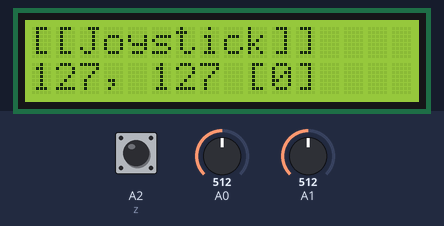
A sketch run on a simulated Arduino Uno, built with avr-gcc and run on an emulated ATmega328P. On the bench: 16×2 character LCD. The test bench sets the inputs (shaded band); at power-on: A0 = 512, A1 = 512, A2 (z) HIGH.

Above: at 1.2 s.
1.3 s: A0 set to 716
At 2.3 s:
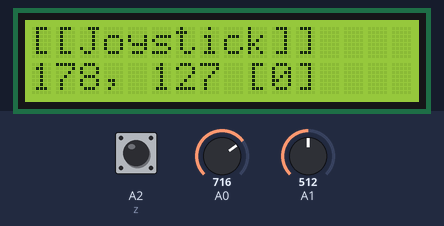
2.8 s: A1 set to 716
At 3.4 s:
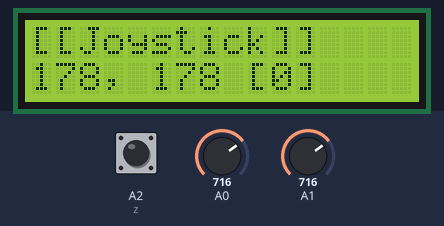
4.3 s: A2 (z) pulled LOW for 0.15 s
At 4.42 s:
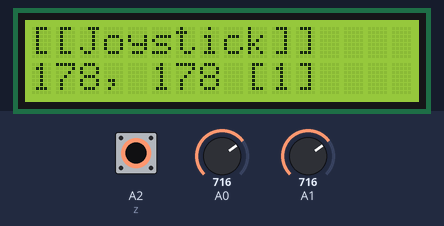
5.9 s: A0 set to 900
At 7.0 s:
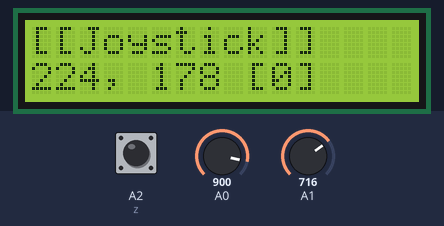
7.4 s: A2 (z) pulled LOW for 1 s
At 8.1 s:
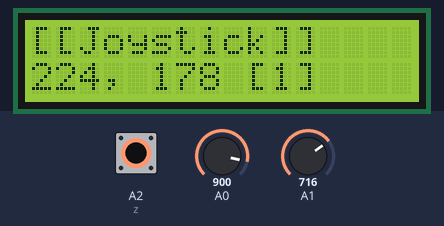
9.9 s: A1 set to 900
At 11.2 s:
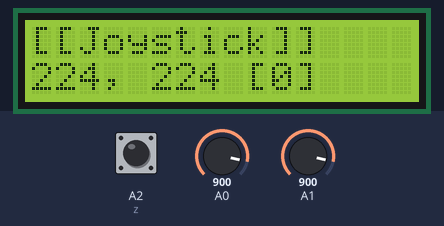
Timing chart, 0 to 12.4 s (numbered marks = the images above; inputs shaded):
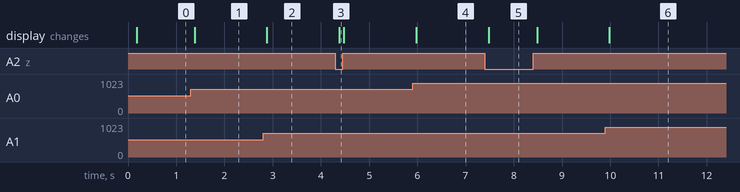

Measured:
- after the input at 1.3 s, the display: changes after 0.08 s (image 1)
- after the input at 2.8 s, the display: changes after 0.08 s (image 2)
- after the input at 4.3 s, the display: changes after 0.08 s (image 3)
- after the input at 5.9 s, the display: changes after 0.08 s (image 4)
- after the input at 7.4 s, the display: changes after 0.08 s (image 5)
- after the input at 9.9 s, the display: changes after 0.08 s (image 6)

The sketch:

joy02.ino
```cpp
#include <Button.h>
#include <Analog.h>
#include <Minicom.h>

MiniCom com;
Analog x(A0);
Analog y(A1);
Button z(A2);

void check() {
  int dx, dy;
  boolean sw;

  dx = x.read();
  dy = y.read();
  sw = z.read();

  char buf[17];
  sprintf(buf, "%d, %d [%d]", dx, dy, sw);
  com.print(1, buf);
}

void setup() {
  com.init();
  com.setInterval(100, check);
  com.print(0, "[[Joystick]]");
}

void loop() {
  com.run();
}
```
